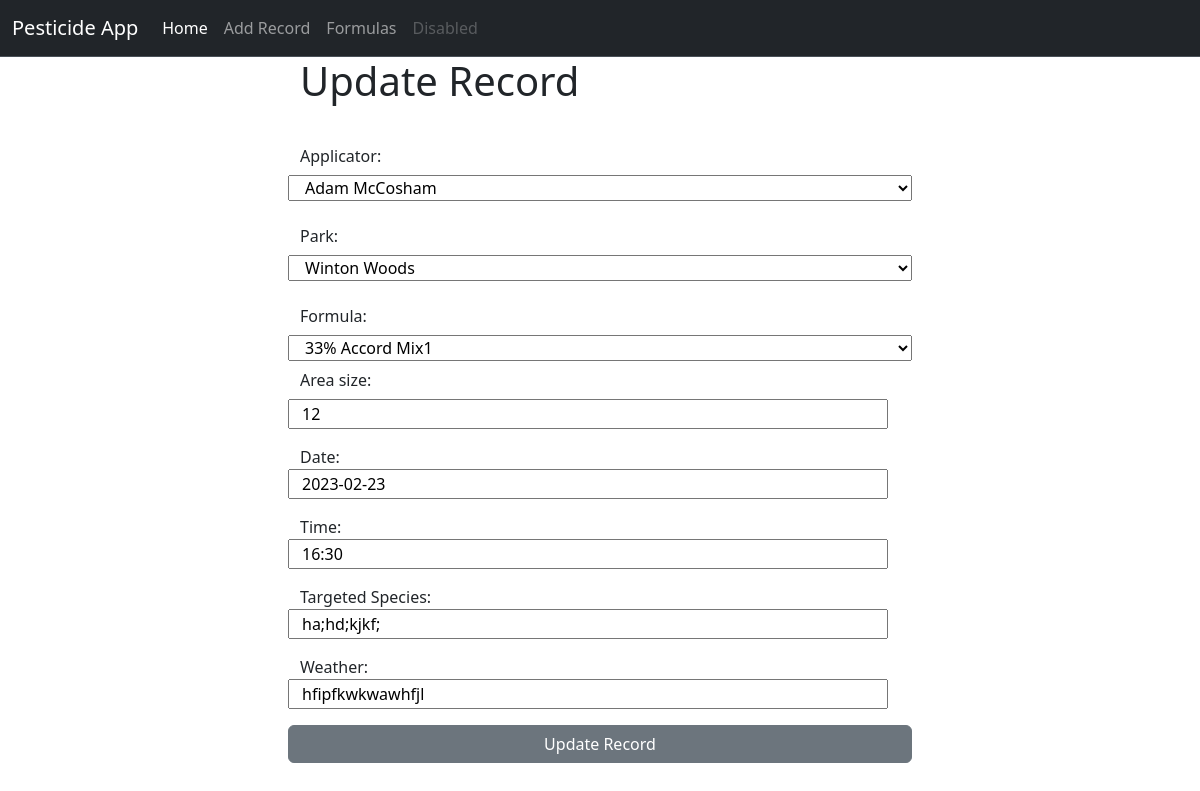
The page /pesticides/update_record/9/ on the database its author committed.
### pesticides/models.py (models this page shows, shortened)
class Record(models.Model):
    applicator = models.ForeignKey(Applicator, models.DO_NOTHING)
    park = models.ForeignKey(Park, models.DO_NOTHING)
    formula = models.ForeignKey(Formula, models.DO_NOTHING)
    area_size = models.CharField(max_length=100)
    date = models.DateTimeField()
    targeted_species = models.CharField(max_length=200,null=False)
    weather = models.CharField(
        max_length=200,
        null=False,
        blank=False,
    )
    wind = models.CharField

### pesticides/views.py (the view, shortened to what this page needs)
# urls.py: path("update_record/<int:record_id>/", views.update_record, name="update_record"),
def update_record(request, record_id):
    formula_list = Formula.objects.all()
    applicators = Applicator.objects.all()
    parks = Park.objects.all()
    current_record = Record.objects.get(id=record_id)
    context = {'current_record': current_record,
               'formula_list': formula_list,
               'parks': parks,
               'applicators': applicators,
               }
    return render(request, 'pesticides/update_record.html', context)

### pesticides/models.py (called while the page is built)
    def __str__(self):
        return self.name

    def __str__(self):
        return self.first_name + " " + self.last_name

### pesticides/templates/pesticides/update_record.html (shortened to what this page needs)
{% extends 'pesticides/base.html' %}
{% block content %}
<div class="col-md-6 offset-md-3">
    <h1>Update Record</h1>
    <br/>
    <form method="POST" action="{% url 'pesticides:update_record' current_record.id %}">
        <div class="row mb-3">
            <label class="col-sm-2 col-form-label" for="formula">Applicator: </label>
                    <select name="applicator" id="applicator">
                    {% for applicator in applicators %}
                    <option id="applicator{{ forloop.count }}" value="{{ applicator.id }}">{{ applicator }}</option>
                    {% endfor %}
                    </select>
        </div>
        <div class="row mb-3">
            <label class="col-sm-2 col-form-label" for="park">Park: </label>
                    <select name="park" id="park">
                    {% for park in parks %}
                    <option id="park{{ forloop.count }}" value="{{ park.id }}">{{ park }}</option>
                    {% endfor %}
                    </select>
        </div>
        <div class="row mb-3">
            <label class="col-sm-2 col-form-label" for="formula">Formula:</label>
                    <select name="formula" id="formula">
                    {% for formula in formula_list %}
                        {% if formula.id == current_record.formula.id %}
                            <option id="formula{{ forloop.count }}" selected value="{{ formula.id}}">{{ formula.name }}</option>
                        {% else %}
                            <option id="formula{{ forloop.count }}" value="{{ formula.id}}">{{ formula.name }}</option>
                        {% endif %}
                    {% endfor %}
                    </select>
        <div class="row mb-3">
            <label class="col-sm-2 col-form-label" for="area_size">Area size:</label>
                    <input type="text" name="area_size" value="{{ current_record.area_size }}" class="" maxlength="100" required id="area_size"/>
        </div>
        <div class="row mb-3">
            <label for="date">Date:</label>
            <input type="text" name="date" value="{{ current_record.date|date:'Y-m-d'}}" class="" maxlength="100" id="date" />
        </div>
        <div class="row mb-3">
            <label for="time">Time:</label>
            <input type="text" name="time" value="{{ current_record.date|time:'H:i'}}" class="" maxlength="100" id="time">
        </div>
        <div class="row mb-3">
            <label for="targeted_species">Targeted Species:</label>
            <input type="text" name="targeted_species" value="{{ current_record.targeted_species }}" class="" maxlength="100" required id="targeted_species">
        </div>
        <div class="row mb-3">
            <label for="weather">Weather:</label>
            <input type="text" name="weather" value="{{ current_record.weather }}" class="" maxlength="100" required id="weather">
        </div>
    <button type="submit" class="btn btn-secondary">
    Update Record
    </button>
    </form>
</div>
{% endblock %}

### rows shown on the page
Record: area_size "12", date "2023-02-23", time "16:30", targeted_species "ha;hd;kjkf;", weather "hfipfkwkwawhfjl"

### other values the page prints
form field applicator "Adam McCosham"
form field park "Winton Woods"
form field formula "33% Accord Mix1"
